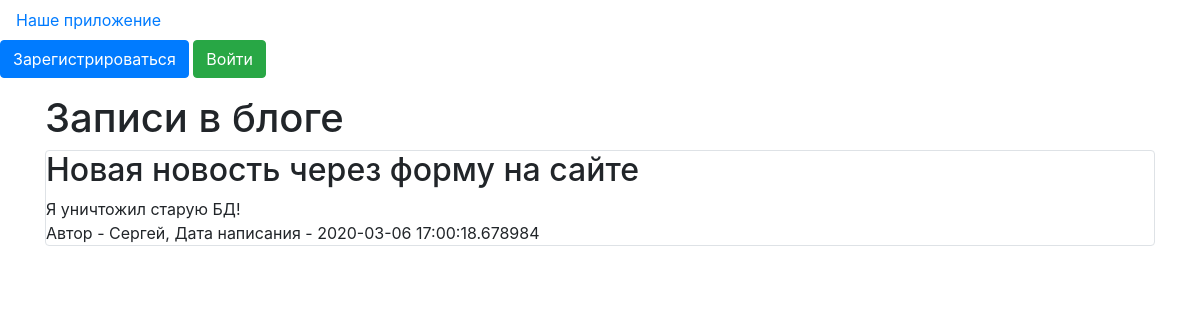
Before: / with the older database file.
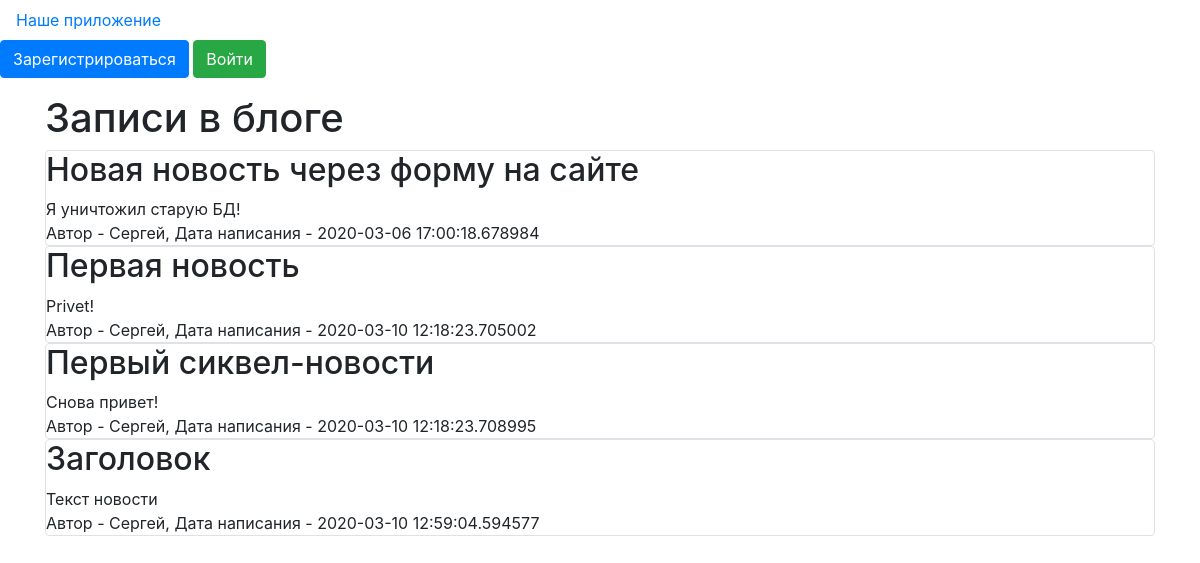
After: the same page with the newer database file.
### data/news.py (models this page shows)
class News(SqlAlchemyBase, SerializerMixin):
    __tablename__ = 'news'
    id = sqlalchemy.Column(sqlalchemy.Integer,
                           primary_key=True, autoincrement=True)
    title = sqlalchemy.Column(sqlalchemy.String, nullable=True)
    content = sqlalchemy.Column(sqlalchemy.String, nullable=True)
    created_date = sqlalchemy.Column(sqlalchemy.DateTime,
                                     default=datetime.datetime.now)
    is_private = sqlalchemy.Column(sqlalchemy.Boolean, default=True)
    user_id = sqlalchemy.Column(sqlalchemy.Integer,
                                sqlalchemy.ForeignKey("users.id"))
    user = orm.relation('User')
    categories = orm.relation("Category",
                              secondary="association",
                              backref="news")

### data/users.py (models this page shows, shortened)
class User(SqlAlchemyBase, UserMixin, SerializerMixin):
    __tablename__ = 'users'
    id = sqlalchemy.Column(sqlalchemy.Integer,
                           primary_key=True, autoincrement=True)
    name = sqlalchemy.Column(sqlalchemy.String, nullable=True)
    about = sqlalchemy.Column(sqlalchemy.String, nullable=True)
    email = sqlalchemy.Column(sqlalchemy.String,
                              index=True, unique=True, nullable=True)
    hashed_password = sqlalchemy.Column(sqlalchemy.String, nullable=True)
    created_date = sqlalchemy.Column(sqlalchemy.DateTime,
                                     default=datetime.datetime.now)
    news = orm.relation("News", back_populates='user')

### main.py (the view)
@app.route("/")
def index():
    session = db_session.create_session()
    if current_user.is_authenticated:
        news = session.query(News).filter(
            (News.user == current_user) | (News.is_private != True))
    else:
        news = session.query(News).filter(News.is_private != True)
    res = make_response(render_template("index.html", news=news))
    res.set_cookie("visits_count", '1', max_age=60 * 60 * 24 * 365 * 2)
    return render_template("index.html", news=news)

### data/db_session.py (called while the page is built)
def create_session() -> Session:
    global __factory
    return __factory()

### templates/index.html (shortened to what this page needs)
<!DOCTYPE html>
<html lang="en">
<head>
</head>
<body>
    {% extends "base.html" %}
    {% block content %}
    <h1>Записи в блоге</h1>
    {% for item in news%}
    <div class="col-md6 border rounded">
        <h2>{{item.title}}</h2>
        <div>
            {{item.content}}
        </div>
        <div>
            Автор - {{item.user.name}}, Дата написания - {{item.created_date}}
        </div>
    </div>
    {% endfor %}
    {% endblock %}

### templates/base.html (shortened to what this page needs)
<!DOCTYPE html>
<html lang="en">
<head>
    <link rel="stylesheet"
          href="https://stackpath.bootstrapcdn.com/bootstrap/4.4.1/css/bootstrap.min.css"
>
</head>
<body>
<header>
    <nav class="navbar navbar-light bg_light">
        <a class="" navbar-brand" href="#">Наше приложение</a>
    </nav>
    {% if current_user.is_authenticated %}
    <a class="navbar-brand" href="/logout">{{ current_user.name }}</a>
        {% if current_user.is_authenticated %}
        <a href="news" class="btn btn-secondary">Добавить новость</a>
    {% endif %}
    {% else %}
    <p>
        <a class="btn btn-primary " href="/register">Зарегистрироваться</a>
        <a class="btn btn-success" href="/login">Войти</a>
    </p>
    {% endif %}
</header>
<main role="main" class="container">
    {% block content %}{% endblock %}
</main>
</body>
</html>

Changed rows visible on the page:
added News: title "Первая новость", content "Privet!", user.name "Сергей", created_date "2020-03-10 12:18:23.705002"
added News: title "Первый сиквел-новости", content "Снова привет!", user.name "Сергей", created_date "2020-03-10 12:18:23.708995"
added News: title "Заголовок", content "Текст новости", user.name "Сергей", created_date "2020-03-10 12:59:04.594577"
